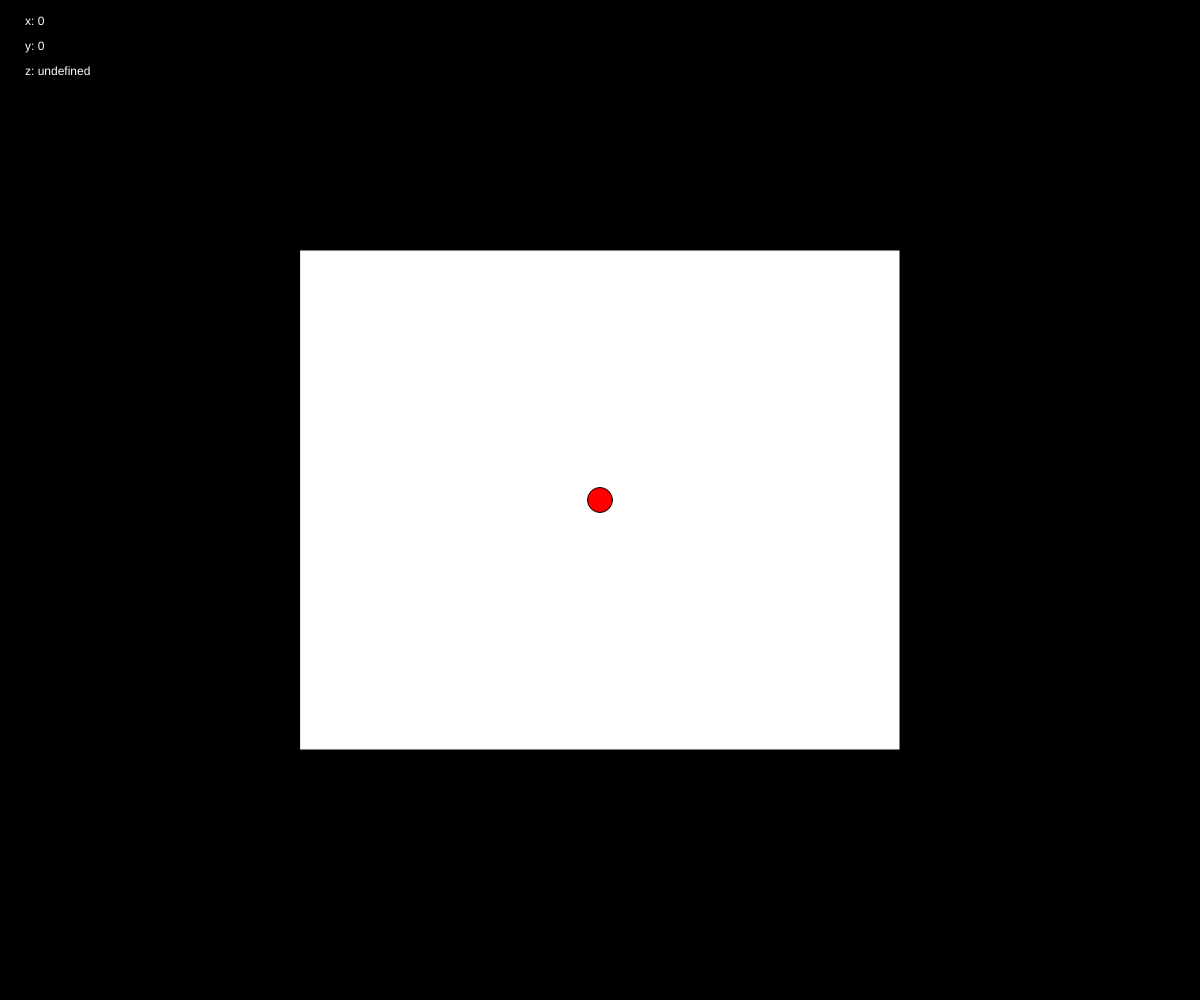
Frame 1 (no input)
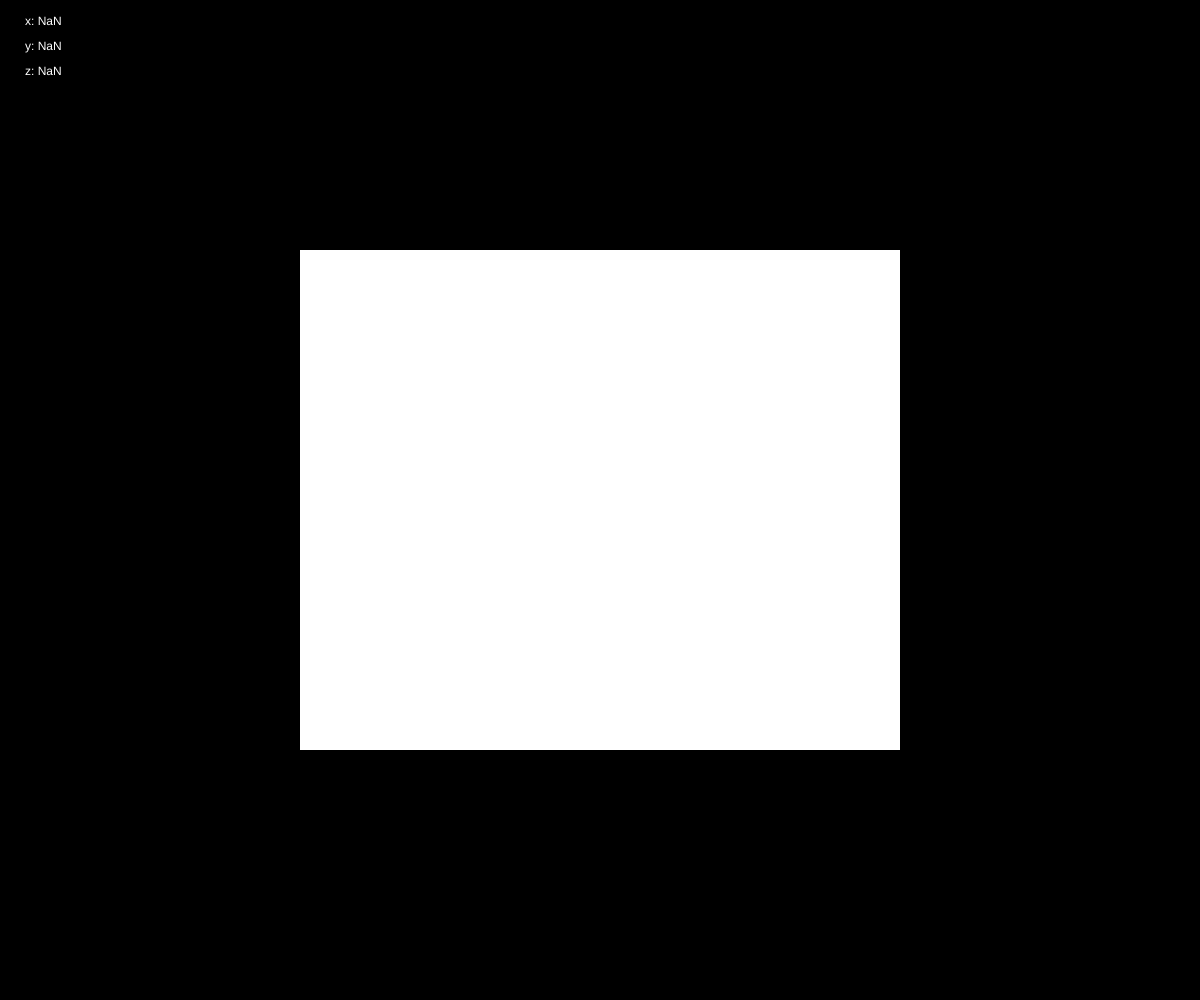
Frame 60 (no input)
Frame 120 (the mouse pressed at the canvas centre since frame 60): identical to frame 60, image omitted

The p5.js sketch that drew these frames (run headless with seeded random() and noise() and a simulated clock; from frame 60 on, the mouse is pressed at the canvas centre):

// p5.js sketch
// ── sketch.js
var x, y, z;
var xpos, ypos;


function setup()
{
  rectMode(CENTER);
  // set canvas size
  createCanvas(windowWidth, windowHeight);

  // default values
  xpos = windowWidth/2;
  ypos = windowHeight/2;
  x = 0;
  y = 0;
}

function draw()
{
  // set background color to white
  background(0);

	rect(windowWidth*0.5,windowHeight*0.5,windowWidth*0.5,windowHeight*0.5);

  // add/subract xpos and ypos
  xpos = xpos + x;
  ypos = ypos - y;

  // wrap ellipse if over bounds
  if(xpos > windowWidth) { xpos = windowWidth; x=-x }
  if(xpos < 0) { xpos = 0; x=-x}
  if(ypos > windowHeight) { ypos = windowHeight; y=-y }
  if(ypos < 0) { ypos = 0; y=-y }

  // draw ellipse
  fill(255, 0, 0);

	var xMapped = map(xpos, 0, windowWidth, windowWidth*0.25, windowWidth * 0.75 )
  //ellipse(xpos, ypos, 25, 25);
	ellipse(xMapped, ypos, 25, 25);
  // music



  // display variables
  fill(255);
  noStroke();
  text("x: " + x, 25, 25);
  text("y: " + y, 25, 50);
  text("z: " + z, 25, 75);
}

// accelerometer Data
window.addEventListener('devicemotion', function(e)
{
  // get accelerometer values
  x = parseInt(e.accelerationIncludingGravity.x);
  y = parseInt(e.accelerationIncludingGravity.y);
  z = parseInt(e.accelerationIncludingGravity.z);
});
